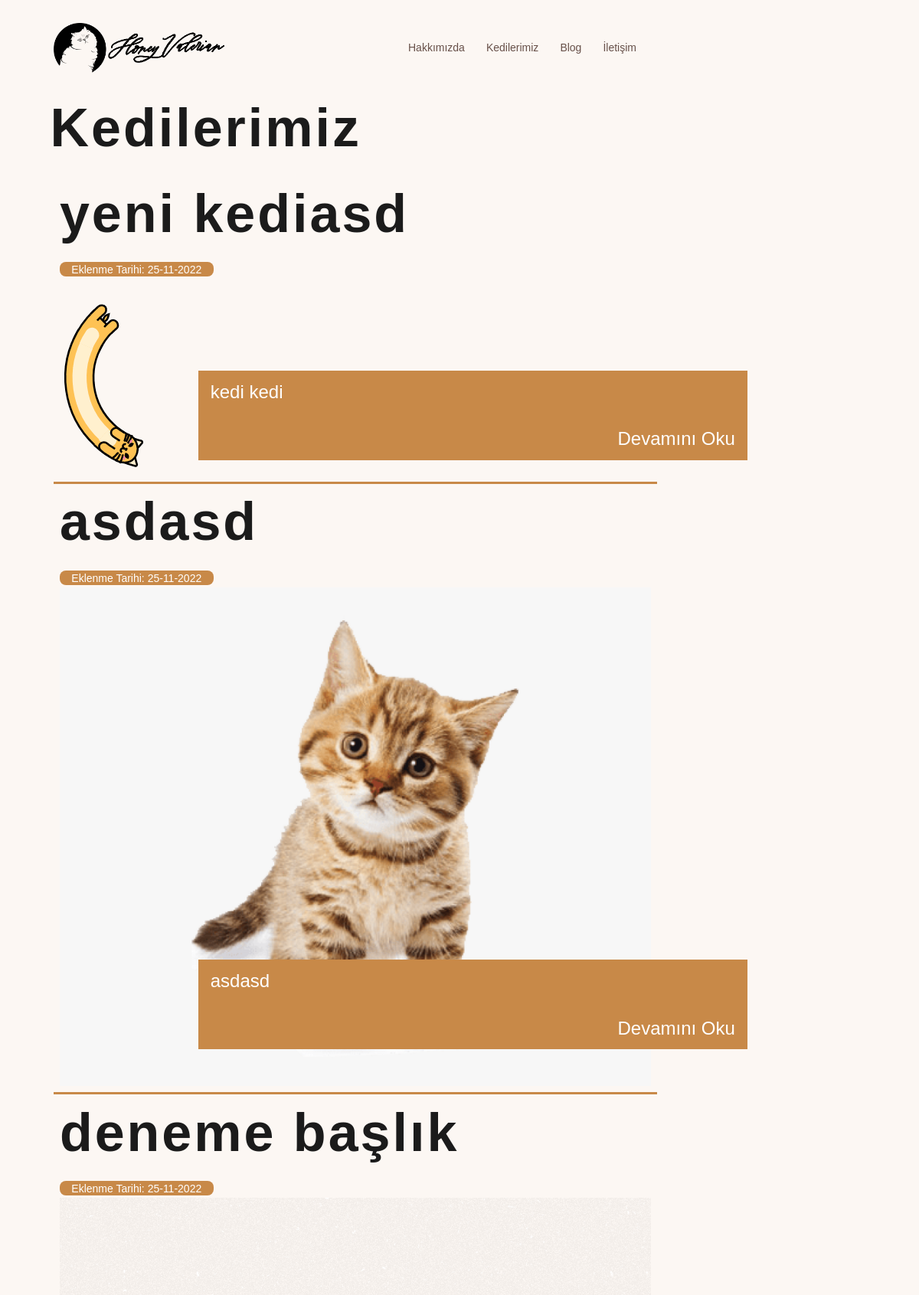
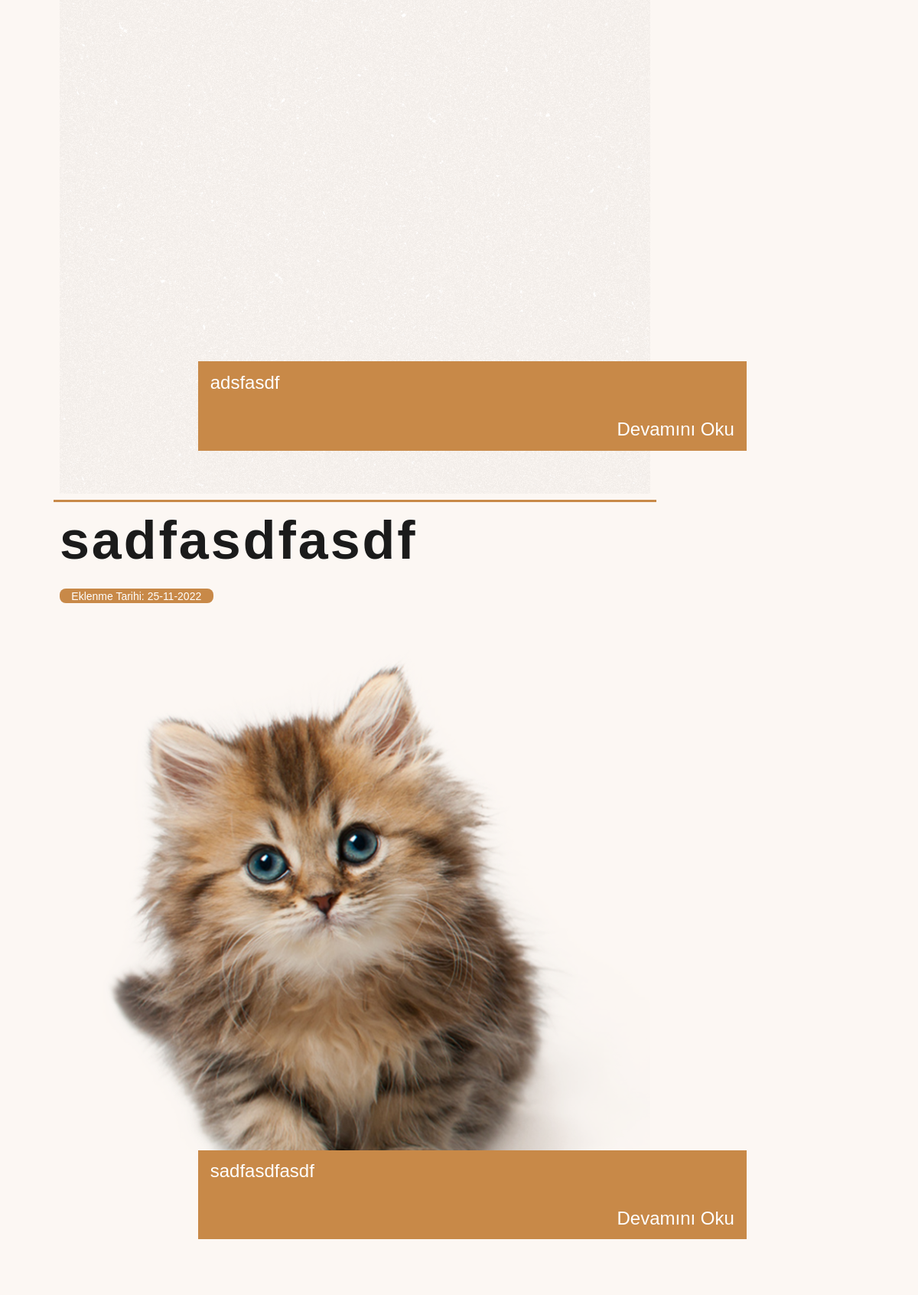
The app's page /our_cats/ (upper part) with its own data (2 pictures, top to bottom).
### backsite/models.py (models this page shows, shortened)
class Cats(models.Model):
    DISI= 1
    ERKEK = 2
    GENDER_CHOICES = (
        (1, 'Dişi'),
        (2, 'Erkek'),
    )
    gender = models.IntegerField(choices=GENDER_CHOICES)
    title=models.CharField(verbose_name='Başlık',max_length=255)
    cat_type=models.ForeignKey(CatsType,on_delete=models.CASCADE)
    content = RichTextField(verbose_name='Hakkında')
    created_at=models.DateTimeField(auto_now_add=True)
    img = models.FileField(upload_to='img/')
    is_active=models.BooleanField(verbose_name='Aktif',default=False)
    is_mainpage = models.BooleanField(verbose_name='Ana Sayfa',default=False)

### frontsite/views.py (the view)
# urls.py: path('our_cats/',cats_blog,name='cats_blog'),
def cats_blog(request):
    cats=Cats.objects.all()
    return render(request,'cats.html',{'cats':cats})

### templates/cats.html (shortened to what this page needs)
{% extends 'main.html' %}
{% load static %}
{% block body %}
<section class="astroid-section" id="ts-451555907311432"><div class="container"><div class="astroid-row row" id="ar-701555907311432">
	    <h2 class="heading-title-page">Kedilerimiz</h2>
      <div class="astroid-column col-lg-6 order-xl-0 order-lg-0 order-md-0 order-sm-0 order-0 col-lg-9" id="ac-511555906566780">
        <div data-blog-listings="" class="DS07740006468937992">
          {% for cat in cats %}
          <div class="eb-post" style="border-bottom: 3px solid #c88948;
    padding: 1%;position:relative;">
  <div class="eb-post-content">
    <div class="eb-post-head no-overflow">
                <h2 class="eb-post-title reset-heading ">
<div href="#" class="text-inherit">{{cat.title}}</div>
</h2>
                <div class="eb-post-meta text-muted">
  <div>
  <div class="eb-post-date">
<time class="eb-meta-date ddate">
  Eklenme Tarihi: {{cat.created_at|date:"d-m-Y"}}</time>
</div>
</div>
</div>
            </div>
            <div class="eb-post-body type-standard" data-blog-post-content="">
    <div class="eb-post-thumb is-full">
    <div class="eb-post-image" style="
              width: 100%;
              ">
                      <img src="{{cat.img.url}}" alt="ludemeula-fernandes-9UUoGaaHtNE-unsplas_20210303-084920_1">
        </div>
</div>
<div class="contentP">
	{{cat.content|safe|truncatewords:15}}
	<a href="{% url 'cat_info' id=cat.id %}" style='float: right;color:white;margin-top: 2%;'>
Devamını Oku</a>
</div>
</div>
        </div>
</div>
          {% endfor %}
        </div>
      </div>
      </div>
      </section>
{% endblock %}

### static/css/compiled-db86c119773f190c433af9b68ebdc5e0.css (style rules this page uses)
html { font-weight:400;text-transform:none;font-size:14px;letter-spacing:0em;line-height:1.7em;font-family:Montserrat, Arial, Helvetica, sans-serif; }
body { background-image: url(https://pethub.jollyany.co/images/tz_pethub/noise.png); }
h1,h2,h3,h4,h5,h6 { color: rgb(27, 27, 27); }
body, .body { font-weight:400;text-transform:none;font-size:14px;letter-spacing:0em;line-height:1.7em;font-family:Montserrat, Arial, Helvetica, sans-serif; }
h2, .h2 { font-weight:700;text-transform:none;font-size:5em;letter-spacing:3px;line-height:1.2em;font-family:Big Shoulders Display, Arial, Helvetica, sans-serif; }
body { background-color:rgb(252, 247, 243);color:rgb(103, 80, 73); }
body a { color:rgb(73, 48, 23); }

### templates/cats.html (style rules this page uses)
.contentP { bottom: 7%; right: -15%; position: absolute; background: #c88948; color: white; width: 91%; font-size: x-large; padding: 2%; }

### records on screen
Cats: title "yeni kediasd", created_at "25-11-2022", img (picture), content "kedi kedi"
Cats: title "asdasd", created_at "25-11-2022", img (picture), content "asdasd"
Cats: title "deneme başlık", created_at "25-11-2022", img (picture), content "adsfasdf"
Cats: title "sadfasdfasdf", created_at "25-11-2022", img (picture), content "sadfasdfasdf"
